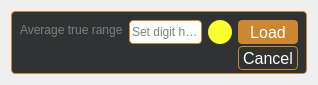
<?xml version="1.0" encoding="UTF-8"?>
<ui version="4.0">
 <class>AtrForm</class>
 <widget class="QWidget" name="AtrForm">
  <property name="geometry">
   <rect>
    <x>0</x>
    <y>0</y>
    <width>318</width>
    <height>85</height>
   </rect>
  </property>
  <property name="minimumSize">
   <size>
    <width>317</width>
    <height>85</height>
   </size>
  </property>
  <property name="windowTitle">
   <string>Добавить среднюю скользящую</string>
  </property>
  <property name="styleSheet">
   <string notr="true"/>
  </property>
  <layout class="QVBoxLayout" name="verticalLayout">
   <item>
    <widget class="QWidget" name="widget" native="true">
     <property name="styleSheet">
      <string notr="true">QWidget#widget{
border: 1px solid #cd8731;
background-color: #313233;
color: gray;
border-radius: 4px;
}</string>
     </property>
     <layout class="QGridLayout" name="gridLayout">
      <item row="0" column="0">
       <widget class="QLabel" name="label">
        <property name="styleSheet">
         <string notr="true">color: gray</string>
        </property>
        <property name="text">
         <string>Average true range</string>
        </property>
       </widget>
      </item>
      <item row="0" column="1">
       <widget class="QLineEdit" name="lineEditATR">
        <property name="minimumSize">
         <size>
          <width>0</width>
          <height>24</height>
         </size>
        </property>
        <property name="styleSheet">
         <string notr="true">border: 1px solid #cd8731;
border-radius: 4px;</string>
        </property>
        <property name="inputMethodHints">
         <set>Qt::ImhPreferNumbers</set>
        </property>
        <property name="maxLength">
         <number>3</number>
        </property>
        <property name="placeholderText">
         <string>Set digit here</string>
        </property>
       </widget>
      </item>
      <item row="0" column="2">
       <widget class="QPushButton" name="pbColor">
        <property name="minimumSize">
         <size>
          <width>24</width>
          <height>24</height>
         </size>
        </property>
        <property name="maximumSize">
         <size>
          <width>24</width>
          <height>24</height>
         </size>
        </property>
        <property name="styleSheet">
         <string notr="true">QPushButton{
	background-color: rgb(252, 255, 46);
	border-radius: 12px;
}</string>
        </property>
        <property name="text">
         <string/>
        </property>
        <property name="flat">
         <bool>false</bool>
        </property>
       </widget>
      </item>
      <item row="0" column="3">
       <widget class="QPushButton" name="pbLoad">
        <property name="minimumSize">
         <size>
          <width>0</width>
          <height>24</height>
         </size>
        </property>
        <property name="styleSheet">
         <string notr="true">QPushButton {
background-color: #cd8731;
border-radius: 4px;
color: #ffffff;
font-size: 12pt;
border: none;
}
QPushButton:hover {
background-color: rgb(229,161,87);
border-radius: 4px;
color: #ffffff;
font-size: 12pt;
border: none;
}</string>
        </property>
        <property name="text">
         <string>Load</string>
        </property>
       </widget>
      </item>
      <item row="1" column="3">
       <widget class="QPushButton" name="pbCancel">
        <property name="minimumSize">
         <size>
          <width>0</width>
          <height>24</height>
         </size>
        </property>
        <property name="styleSheet">
         <string notr="true">QPushButton {
padding: 4px;
border-radius: 4px;
color: #ffffff;
font-size: 12pt;
border: 1px solid #cd8731;
}
QPushButton:hover {
border-radius: 4px;
color: #ffffff;
font-size: 12pt;
border: 1px solid rgb(229,161,87);
}</string>
        </property>
        <property name="text">
         <string>Cancel</string>
        </property>
        <property name="checkable">
         <bool>false</bool>
        </property>
       </widget>
      </item>
     </layout>
    </widget>
   </item>
  </layout>
 </widget>
 <resources/>
 <connections/>
</ui>
